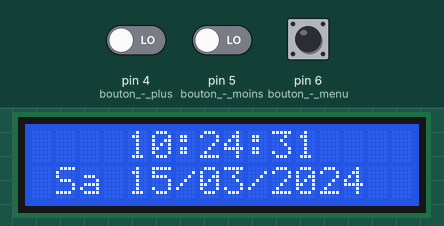
The sketch below on a simulated Arduino Uno, built with avr-gcc and run on an emulated ATmega328P. Parts: 16×2 character LCD. Wiring (inferred from the names in the program): DS3231 clock at I2C address 0x68. Inputs (shaded band) come from the test bench; at power-on: pin 6 (bouton_-_menu) LOW, pin 4 (bouton_-_plus) LOW, pin 5 (bouton_-_moins) LOW. The local clock reads 2024-03-15 10:24:30 at power-on unless the sketch sets it.

Above: at 1.2 s.
1.3 s: pin 6 (bouton_-_menu) pulled HIGH for 1.25 s
At 3.3 s:
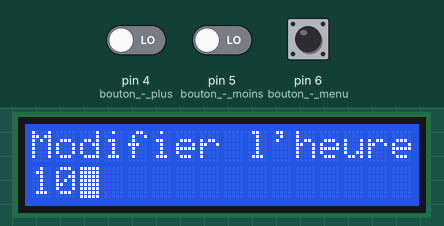
4.0 s: pin 6 (bouton_-_menu) pulled HIGH for 3.2 s
At 4.5 s:
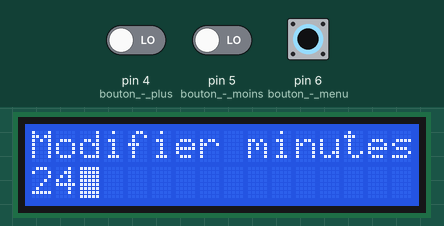
At 7.3 s:
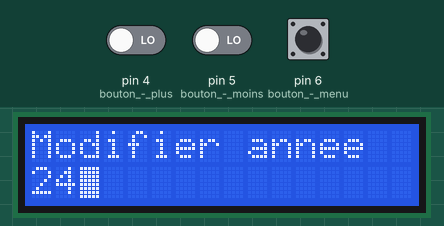
Timing chart, 0 to 8.8 s (numbered marks = the images above; inputs shaded):
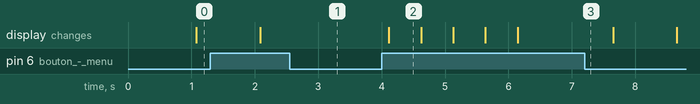

The sketch:

horloge___3bt.ino
```cpp
#include "Wire.h"
#include <LiquidCrystal.h>
#define DS3231_I2C_ADDRESS 0x68
LiquidCrystal lcd(7, 8, 9, 10, 11, 12);
int etatActuel = 0;
int etatUltime = 0;
int compteur = 0;
int MoinsAnterieur =0;
int etatPlus = 0;
int etatMoins = 0;
int PlusAnterieur =0;

byte decToBcd(byte val){
  return ( (val/10*16) + (val%10) );
}

byte bcdToDec(byte val){
  return ( (val/16*10) + (val%16) );
}

void TrouverDate(byte *secondes,byte *minutes,byte *heure,byte *jourSemaine,byte *jourMois,byte *mois,byte *annee){
  Wire.beginTransmission(DS3231_I2C_ADDRESS);
  Wire.write(0);
  Wire.endTransmission();

  Wire.requestFrom(DS3231_I2C_ADDRESS, 7);

  *secondes     = bcdToDec(Wire.read() & 0x7f);
  *minutes      = bcdToDec(Wire.read());
  *heure         = bcdToDec(Wire.read() & 0x3f);
  *jourSemaine    = bcdToDec(Wire.read());
  *jourMois       = bcdToDec(Wire.read());
  *mois          = bcdToDec(Wire.read());
  *annee         = bcdToDec(Wire.read());
}

void VoirDate(){
    byte secondes, minutes, heure, jourSemaine, jourMois, mois, annee;
    String s, m, d, mth, h, mty;

    TrouverDate(&secondes, &minutes, &heure, &jourSemaine, &jourMois, &mois, &annee);

    if (secondes < 10) { s = "0" + String(secondes); } else { s = String(secondes); }
    if (minutes < 10) { m = "0" + String(minutes); } else { m = String(minutes); }
    h = String(heure);
    if (jourMois < 10) { d = "0" + String(jourMois); } else { d = String(jourMois); }
    if (mois < 10) { mth = "0" + String(mois); } else { mth = String(mois); }
    if (annee < 10) { mty = "0" + String(annee); } else { mty = String(annee); }

    char* days[] = { "NA", "Lu", "Ma", "Me", "Je", "Ve", "Sa", "Di" };

    lcd.clear();
    lcd.noBlink();

    lcd.setCursor(4,0);

    lcd.print(h + ":" + m + ":" + s);

    lcd.setCursor(1,1);

    lcd.print(String(days[jourSemaine]) + " " + d + "/" + mth + "/20" + mty);
}

void modifier_temps(int type){
  byte secondes, minutes, heure, jourSemaine, jourMois, mois, annee;
  TrouverDate(&secondes, &minutes, &heure, &jourSemaine, &jourMois, &mois, &annee);
  Serial.println("pressé");
  int addition = 0;
  int soustraction = 0;

  if(etatMoins != MoinsAnterieur){
    if(etatMoins == HIGH){
      soustraction = 1;
    }
  }
  if(etatPlus != PlusAnterieur){
    if(etatPlus == HIGH){
      addition = 1;
    }
  }

  if(type == 1){ // modifier l'heure
    String h;
    h = String(heure);
    lcd.clear();
    lcd.setCursor(0, 0);
    lcd.write("Modifier l'heure");
    lcd.setCursor(0, 1);
    lcd.print(h);
    lcd.blink();
    if(soustraction == 1){
      heure = heure-1;
    }
    if(addition == 1){
      heure = heure+1;
    }
    if(heure > 23) heure=0;
  }

  if(type == 2){ // modifier les minutes
    String m;
    m = String(minutes);
    lcd.clear();
    lcd.setCursor(0, 0);
    lcd.write("Modifier minutes");
    lcd.setCursor(0, 1);
    lcd.print(m);
    lcd.blink();
    if(soustraction == 1){
      minutes = minutes-1;
    }
    if(addition == 1){
      minutes = minutes+1;
    }
    if(minutes > 59) minutes=0;
  }

  if(type == 3){ // modifier le jour de la semaine
    String d;
    d = String(jourSemaine);
    lcd.clear();
    lcd.setCursor(0, 0);
    lcd.write("Modifier jour semaine");
    lcd.setCursor(0, 1);
    lcd.print(d);
    lcd.blink();
    if(soustraction == 1){
      jourSemaine = jourSemaine-1;
    }
    if(addition == 1){
      jourSemaine = jourSemaine+1;
    }
    if(jourSemaine == 8) jourSemaine=1;
    if(jourSemaine == 0) jourSemaine=7;
  }

  if(type == 4){ // modifier le jour du mois
    String m;
    m = String(jourMois);
    lcd.clear();
    lcd.setCursor(0, 0);
    lcd.write("Modifier jour mois");
    lcd.setCursor(0, 1);
    lcd.print(m);
    lcd.blink();
    if(soustraction == 1){
      jourMois = jourMois-1;
    }
    if(addition == 1){
      jourMois = jourMois+1;
    }
    if(jourMois == 32) jourMois=1;
    if(jourMois == 0) jourMois=31;
  }

  if(type == 5){ // modifier mois
    String ms;
    ms = String(mois);
    lcd.clear();
    lcd.setCursor(0, 0);
    lcd.write("Modifier mois");
    lcd.setCursor(0, 1);
    lcd.print(ms);
    lcd.blink();
    if(soustraction == 1){
      mois = mois-1;
    }
    if(addition == 1){
      mois = mois+1;
    }
    if(mois == 13) mois=1;
    if(mois == 0) mois=12;
  }

  if(type == 6){ // modifier annee
    String a;
    a = String(annee);
    lcd.clear();
    lcd.setCursor(0, 0);
    lcd.write("Modifier annee");
    lcd.setCursor(0, 1);
    lcd.print(a);
    lcd.blink();
    if(soustraction == 1){
      annee = annee-1;
    }
    if(addition == 1){
      annee = annee+1;
    }
    if(annee == 100) annee=1;
    if(annee == 0) annee=99;
  }

  Wire.beginTransmission(DS3231_I2C_ADDRESS);
  Wire.write(0);
  Wire.write(decToBcd(secondes));
  Wire.write(decToBcd(minutes));
  Wire.write(decToBcd(heure));
  Wire.write(decToBcd(jourSemaine));
  Wire.write(decToBcd(jourMois));
  Wire.write(decToBcd(mois));
  Wire.write(decToBcd(annee));
  Wire.endTransmission();
}

void setup(){
  byte secondess, minutes, heure, jourSemaine, jourMois, mois, annee;
  Wire.begin();
  lcd.begin(16, 2);
  //Serial.begin(9600);
  pinMode(6,INPUT);  // bouton - menu
  pinMode(5,INPUT);  // bouton - moins
  pinMode(4,INPUT);  // bouton - plus
}

void loop(){
  etatActuel=digitalRead(6);
  etatMoins=digitalRead(5);
  etatPlus=digitalRead(4);
  //Serial.println(etatActuel);
  if(etatActuel != etatUltime){
    if(etatActuel == HIGH){
      compteur = compteur +1;
      //Serial.println(compteur);
    }
  }

  if(compteur == 0){
    VoirDate();
    delay(1000);
  }else if(compteur == 1){
    modifier_temps(1);  // modifier l'heure
    delay(500);
  }else if(compteur == 2){
    modifier_temps(2);  // modifier les minutes
    delay(500);
  }else if(compteur == 3){
    modifier_temps(3);  // modifier jour de la semaine
    delay(500);
  }else if(compteur == 4){
    modifier_temps(4);  // modifier jour du mois
    delay(500);
  }else if(compteur == 5){
    modifier_temps(5);  // modifier mois
    delay(500);
  }else if(compteur == 6){
    modifier_temps(6);  // modifier annee
    delay(500);
  }else if(compteur == 7){
    compteur = 0;
    delay(1000);
  }
}
```

Measured:
- after the input at 1.3 s, the display: changes after 0.78 s (image 1)
- after the input at 4.0 s, the display: changes after 0.11 s (image 2)
- what the display in image 2 shows lasts 0.5 s, from 4.1 s to 4.6 s
